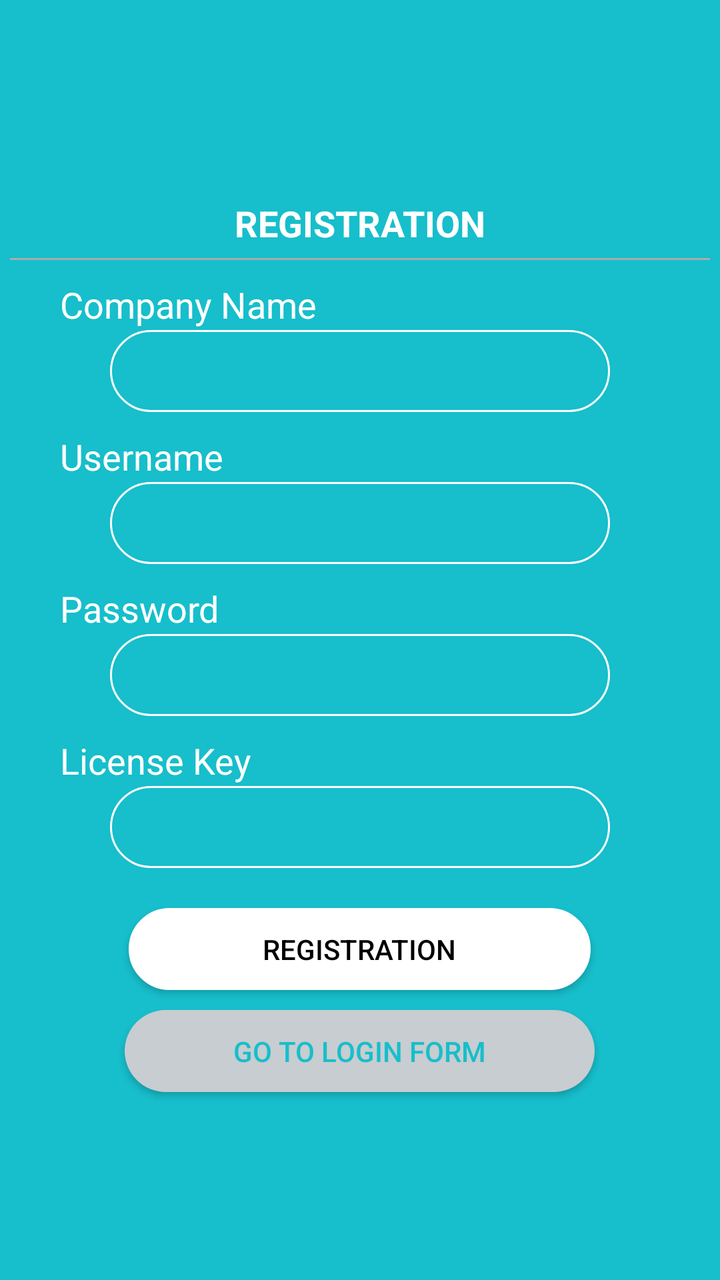
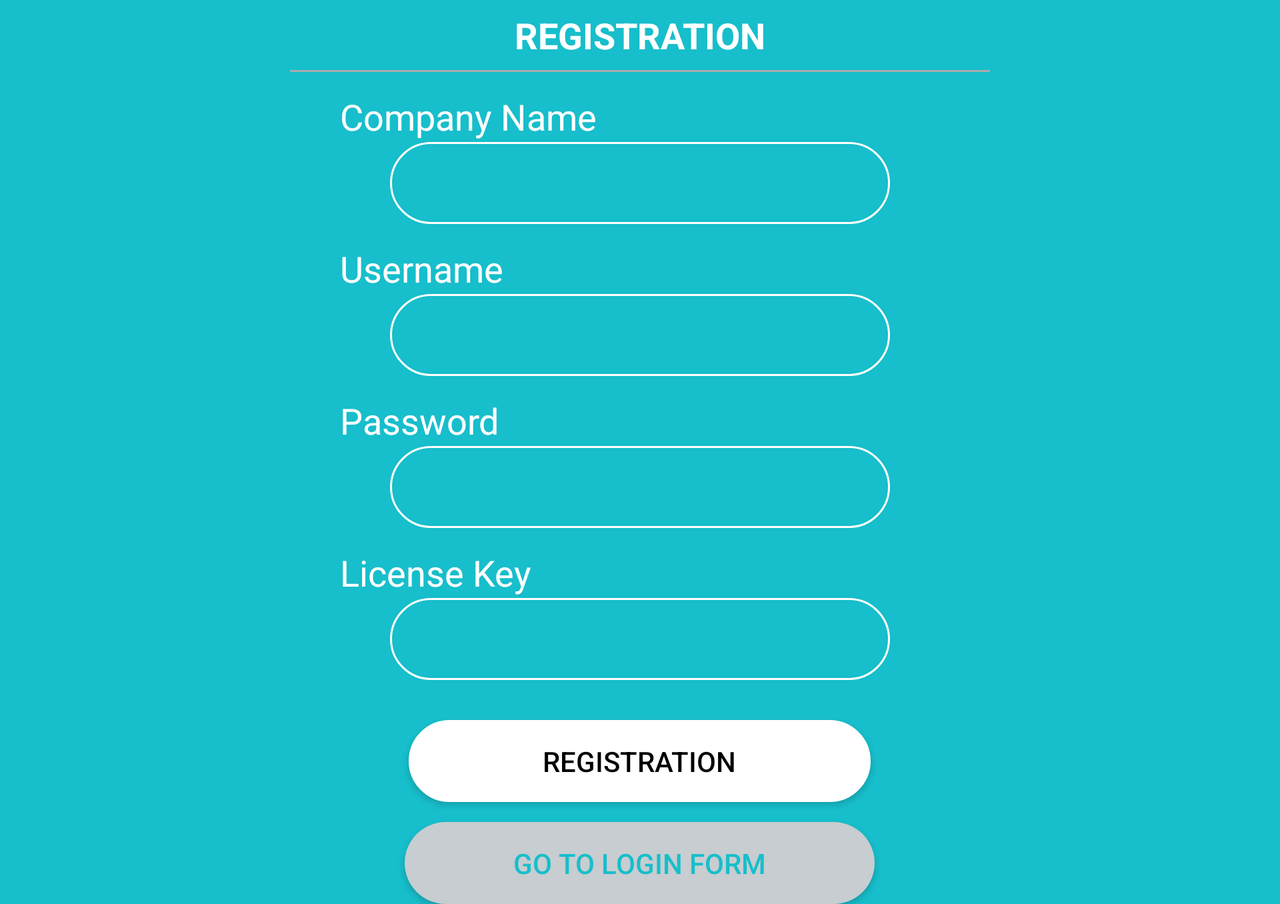

One screen, two layout resources from the same app: the default and the repository's alternative for another configuration. Each is rendered where Android would select it; the XML of both is given below.
<!-- AndroidManifest.xml: application theme AppTheme -->
<!-- res/layout/registration.xml -->
<?xml version="1.0" encoding="utf-8"?>
<LinearLayout xmlns:android="http://schemas.android.com/apk/res/android"
    android:layout_width="match_parent"
    android:layout_height="match_parent"
    android:layout_centerHorizontal="true"
    android:background="#17BECB"
    android:gravity="center"
    android:orientation="vertical">

    <TextView
        android:id="@+id/textView"
        android:layout_width="163dp"
        android:layout_height="35dp"
        android:layout_marginTop="0dp"
        android:gravity="center_vertical|center_horizontal"
        android:text="REGISTRATION"
        android:textColor="@android:color/background_light"
        android:textSize="18sp"
        android:textStyle="bold" />

    <View
        android:layout_width="350dp"
        android:layout_height="1dp"
        android:background="@android:color/darker_gray" />

    <TextView
        android:id="@+id/cp1"
        android:layout_width="wrap_content"
        android:layout_height="25dp"
        android:layout_gravity="left"
        android:layout_marginStart="30dp"
        android:layout_marginTop="10dp"
        android:text="Company Name"
        android:textColor="@android:color/background_light"
        android:textSize="18sp" />

    <EditText
        android:id="@+id/cp2"
        android:layout_width="250dp"
        android:layout_height="41dp"
        android:layout_marginStart="0dp"
        android:background="@drawable/blue_ellipse"
        android:ems="10"
        android:paddingStart="10dp" />

    <TextView
        android:id="@+id/username1"
        android:layout_width="wrap_content"
        android:layout_height="25dp"
        android:layout_gravity="left"
        android:layout_marginStart="30dp"
        android:layout_marginTop="10dp"
        android:text="Username"
        android:textColor="@android:color/background_light"
        android:textSize="18sp" />

    <EditText
        android:id="@+id/username2"
        android:layout_width="250dp"
        android:layout_height="41dp"
        android:layout_marginStart="0dp"
        android:background="@drawable/blue_ellipse"
        android:ems="10"
        android:inputType="textPersonName"
        android:paddingStart="10dp" />

    <TextView
        android:id="@+id/password1"
        android:layout_width="wrap_content"
        android:layout_height="25dp"
        android:layout_gravity="left"
        android:layout_marginStart="30dp"
        android:layout_marginTop="10dp"
        android:text="Password"
        android:textColor="@android:color/background_light"
        android:textSize="18sp" />

    <EditText
        android:id="@+id/password2"
        android:layout_width="250dp"
        android:layout_height="41dp"
        android:background="@drawable/blue_ellipse"
        android:ems="10"
        android:inputType="textPersonName"
        android:paddingStart="10dp" />

    <TextView
        android:id="@+id/lk1"
        android:layout_width="wrap_content"
        android:layout_height="25dp"
        android:layout_gravity="left"
        android:layout_marginStart="30dp"
        android:layout_marginTop="10dp"
        android:text="License Key"
        android:textColor="@android:color/background_light"
        android:textSize="18sp" />

    <EditText
        android:id="@+id/lk2"
        android:layout_width="250dp"
        android:layout_height="41dp"
        android:background="@drawable/blue_ellipse"
        android:ems="10"
        android:inputType="textPersonName"
        android:paddingStart="10dp" />

    <Button
        android:id="@+id/button2"
        android:layout_width="231dp"
        android:layout_height="41dp"
        android:layout_marginTop="20dp"
        android:background="@drawable/white_ellipse"
        android:gravity="center"
        android:text="REGISTRATION"
        android:textColor="@android:color/background_dark" />

    <Button
        android:id="@+id/button4"
        android:layout_width="235dp"
        android:layout_height="41dp"
        android:layout_marginTop="10dp"
        android:background="@drawable/login_ellipse"
        android:text="GO TO LOGIN FORM"
        android:textColor="#17BECB" />
</LinearLayout>
<!-- resources referenced by this layout -->
<resources>
  <!-- drawable blue_ellipse (drawable) -->
  <?xml version="1.0" encoding="utf-8"?>
  <shape xmlns:android="http://schemas.android.com/apk/res/android"
      android:shape="rectangle">
      <solid android:color="#17BECB"/>
      <corners android:radius="1000dp"/>
      <stroke android:color="#fff"
          android:width="1dp"/> 
  </shape>
  <!-- drawable login_ellipse (drawable) -->
  <?xml version="1.0" encoding="utf-8"?>
  <shape xmlns:android="http://schemas.android.com/apk/res/android"
      android:shape="rectangle">
      <corners android:radius="1000dp"/> 
      <solid android:color="#C7CDD0"/> 
  
  </shape>
  <!-- drawable white_ellipse (drawable) -->
  <?xml version="1.0" encoding="utf-8"?>
  <shape xmlns:android="http://schemas.android.com/apk/res/android"
      android:shape="rectangle">
      <solid android:color="#fff"/>
      <corners android:radius="1000dp"/>
      <stroke android:color="#fff"
          android:width="2dp"/> 
  </shape>
  <style name="AppTheme" parent="Theme.AppCompat.Light.DarkActionBar">
          
          <item name="colorPrimary">@color/navigation_bg</item>
          <item name="colorPrimaryDark">@color/colorPrimaryDark</item>
          <item name="colorAccent">@color/colorAccent</item>
      </style>
  <color name="navigation_bg">#334954</color>
  <color name="colorPrimaryDark">#303F9F</color>
  <color name="colorAccent">#FF4081</color>
</resources>
<!-- res/layout-land/registration.xml (the repository's variant of the layout above) -->
<!-- drawn on the phone turned sideways -->
<?xml version="1.0" encoding="utf-8"?>
<ScrollView android:layout_width="match_parent"
    android:layout_height="match_parent"
    xmlns:android="http://schemas.android.com/apk/res/android" >
<LinearLayout xmlns:android="http://schemas.android.com/apk/res/android"
    android:layout_width="match_parent"
    android:layout_height="match_parent"
    android:layout_centerHorizontal="true"
    android:background="#17BECB"
    android:gravity="center"
    android:orientation="vertical">

    <TextView
        android:id="@+id/textView"
        android:layout_width="163dp"
        android:layout_height="35dp"
        android:layout_marginTop="0dp"
        android:gravity="center_vertical|center_horizontal"
        android:text="REGISTRATION"
        android:textColor="@android:color/background_light"
        android:textSize="18sp"
        android:textStyle="bold" />

    <View
        android:layout_width="350dp"
        android:layout_height="1dp"
        android:background="@android:color/darker_gray" />

    <TextView
        android:id="@+id/cp1"
        android:layout_width="wrap_content"
        android:layout_height="25dp"
        android:layout_gravity="left"
        android:layout_marginStart="170dp"
        android:layout_marginTop="10dp"
        android:text="Company Name"
        android:textColor="@android:color/background_light"
        android:textSize="18sp" />

    <EditText
        android:id="@+id/cp2"
        android:layout_width="250dp"
        android:layout_height="41dp"
        android:layout_marginStart="0dp"
        android:background="@drawable/blue_ellipse"
        android:ems="10"
        android:paddingStart="10dp" />

    <TextView
        android:id="@+id/username1"
        android:layout_width="wrap_content"
        android:layout_height="25dp"
        android:layout_gravity="left"
        android:layout_marginStart="170dp"
        android:layout_marginTop="10dp"
        android:text="Username"
        android:textColor="@android:color/background_light"
        android:textSize="18sp" />

    <EditText
        android:id="@+id/username2"
        android:layout_width="250dp"
        android:layout_height="41dp"
        android:layout_marginStart="0dp"
        android:background="@drawable/blue_ellipse"
        android:ems="10"
        android:inputType="textPersonName"
        android:paddingStart="10dp" />

    <TextView
        android:id="@+id/password1"
        android:layout_width="wrap_content"
        android:layout_height="25dp"
        android:layout_gravity="left"
        android:layout_marginStart="170dp"
        android:layout_marginTop="10dp"
        android:text="Password"
        android:textColor="@android:color/background_light"
        android:textSize="18sp" />

    <EditText
        android:id="@+id/password2"
        android:layout_width="250dp"
        android:layout_height="41dp"
        android:background="@drawable/blue_ellipse"
        android:ems="10"
        android:inputType="textPersonName"
        android:paddingStart="10dp" />

    <TextView
        android:id="@+id/lk1"
        android:layout_width="wrap_content"
        android:layout_height="25dp"
        android:layout_gravity="left"
        android:layout_marginStart="170dp"
        android:layout_marginTop="10dp"
        android:text="License Key"
        android:textColor="@android:color/background_light"
        android:textSize="18sp" />

    <EditText
        android:id="@+id/lk2"
        android:layout_width="250dp"
        android:layout_height="41dp"
        android:background="@drawable/blue_ellipse"
        android:ems="10"
        android:inputType="textPersonName"
        android:paddingStart="10dp" />

    <Button
        android:id="@+id/button2"
        android:layout_width="231dp"
        android:layout_height="41dp"
        android:layout_marginTop="20dp"
        android:background="@drawable/white_ellipse"
        android:gravity="center"
        android:text="REGISTRATION"
        android:textColor="@android:color/background_dark" />

    <Button
        android:id="@+id/button4"
        android:layout_width="235dp"
        android:layout_height="41dp"
        android:layout_marginTop="10dp"
        android:background="@drawable/login_ellipse"
        android:text="GO TO LOGIN FORM"
        android:textColor="#17BECB" />
</LinearLayout></ScrollView>
